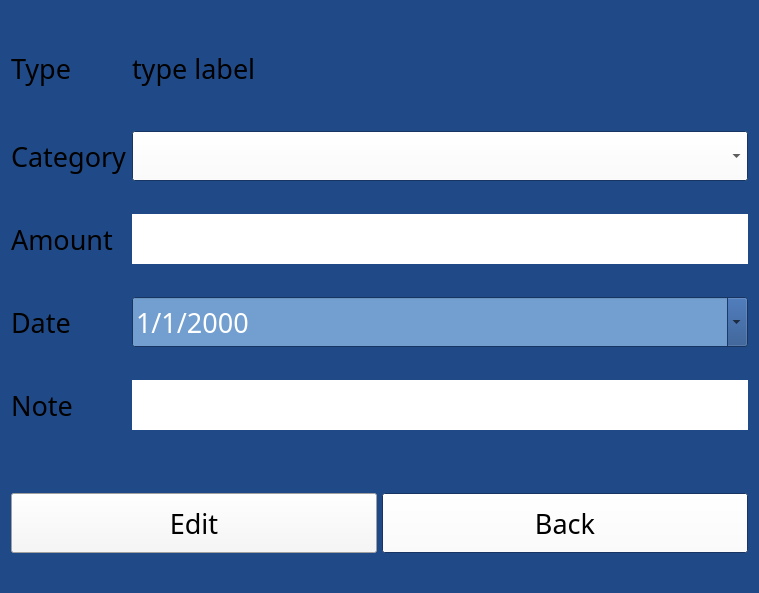
<?xml version="1.0" encoding="UTF-8"?>
<ui version="4.0">
 <class>Dialog</class>
 <widget class="QDialog" name="Dialog">
  <property name="geometry">
   <rect>
    <x>0</x>
    <y>0</y>
    <width>759</width>
    <height>593</height>
   </rect>
  </property>
  <property name="palette">
   <palette>
    <active>
     <colorrole role="WindowText">
      <brush brushstyle="SolidPattern">
       <color alpha="255">
        <red>0</red>
        <green>0</green>
        <blue>0</blue>
       </color>
      </brush>
     </colorrole>
     <colorrole role="Button">
      <brush brushstyle="SolidPattern">
       <color alpha="255">
        <red>255</red>
        <green>255</green>
        <blue>255</blue>
       </color>
      </brush>
     </colorrole>
     <colorrole role="Midlight">
      <brush brushstyle="SolidPattern">
       <color alpha="255">
        <red>255</red>
        <green>255</green>
        <blue>255</blue>
       </color>
      </brush>
     </colorrole>
     <colorrole role="Dark">
      <brush brushstyle="SolidPattern">
       <color alpha="255">
        <red>255</red>
        <green>255</green>
        <blue>255</blue>
       </color>
      </brush>
     </colorrole>
     <colorrole role="Mid">
      <brush brushstyle="SolidPattern">
       <color alpha="255">
        <red>255</red>
        <green>255</green>
        <blue>255</blue>
       </color>
      </brush>
     </colorrole>
     <colorrole role="Text">
      <brush brushstyle="SolidPattern">
       <color alpha="255">
        <red>255</red>
        <green>255</green>
        <blue>255</blue>
       </color>
      </brush>
     </colorrole>
     <colorrole role="ButtonText">
      <brush brushstyle="SolidPattern">
       <color alpha="255">
        <red>0</red>
        <green>0</green>
        <blue>0</blue>
       </color>
      </brush>
     </colorrole>
     <colorrole role="Base">
      <brush brushstyle="SolidPattern">
       <color alpha="255">
        <red>114</red>
        <green>159</green>
        <blue>207</blue>
       </color>
      </brush>
     </colorrole>
     <colorrole role="Window">
      <brush brushstyle="SolidPattern">
       <color alpha="255">
        <red>32</red>
        <green>74</green>
        <blue>135</blue>
       </color>
      </brush>
     </colorrole>
     <colorrole role="Shadow">
      <brush brushstyle="SolidPattern">
       <color alpha="255">
        <red>255</red>
        <green>255</green>
        <blue>255</blue>
       </color>
      </brush>
     </colorrole>
     <colorrole role="Highlight">
      <brush brushstyle="SolidPattern">
       <color alpha="255">
        <red>255</red>
        <green>255</green>
        <blue>255</blue>
       </color>
      </brush>
     </colorrole>
     <colorrole role="Link">
      <brush brushstyle="SolidPattern">
       <color alpha="255">
        <red>255</red>
        <green>255</green>
        <blue>255</blue>
       </color>
      </brush>
     </colorrole>
     <colorrole role="LinkVisited">
      <brush brushstyle="SolidPattern">
       <color alpha="255">
        <red>255</red>
        <green>255</green>
        <blue>255</blue>
       </color>
      </brush>
     </colorrole>
     <colorrole role="AlternateBase">
      <brush brushstyle="SolidPattern">
       <color alpha="255">
        <red>255</red>
        <green>255</green>
        <blue>255</blue>
       </color>
      </brush>
     </colorrole>
     <colorrole role="NoRole">
      <brush brushstyle="SolidPattern">
       <color alpha="255">
        <red>92</red>
        <green>53</green>
        <blue>102</blue>
       </color>
      </brush>
     </colorrole>
     <colorrole role="ToolTipBase">
      <brush brushstyle="SolidPattern">
       <color alpha="255">
        <red>193</red>
        <green>125</green>
        <blue>17</blue>
       </color>
      </brush>
     </colorrole>
    </active>
    <inactive>
     <colorrole role="WindowText">
      <brush brushstyle="SolidPattern">
       <color alpha="255">
        <red>0</red>
        <green>0</green>
        <blue>0</blue>
       </color>
      </brush>
     </colorrole>
     <colorrole role="Button">
      <brush brushstyle="SolidPattern">
       <color alpha="255">
        <red>255</red>
        <green>255</green>
        <blue>255</blue>
       </color>
      </brush>
     </colorrole>
     <colorrole role="Midlight">
      <brush brushstyle="SolidPattern">
       <color alpha="255">
        <red>255</red>
        <green>255</green>
        <blue>255</blue>
       </color>
      </brush>
     </colorrole>
     <colorrole role="Dark">
      <brush brushstyle="SolidPattern">
       <color alpha="255">
        <red>255</red>
        <green>255</green>
        <blue>255</blue>
       </color>
      </brush>
     </colorrole>
     <colorrole role="Mid">
      <brush brushstyle="SolidPattern">
       <color alpha="255">
        <red>255</red>
        <green>255</green>
        <blue>255</blue>
       </color>
      </brush>
     </colorrole>
     <colorrole role="Text">
      <brush brushstyle="SolidPattern">
       <color alpha="255">
        <red>255</red>
        <green>255</green>
        <blue>255</blue>
       </color>
      </brush>
     </colorrole>
     <colorrole role="ButtonText">
      <brush brushstyle="SolidPattern">
       <color alpha="255">
        <red>0</red>
        <green>0</green>
        <blue>0</blue>
       </color>
      </brush>
     </colorrole>
     <colorrole role="Base">
      <brush brushstyle="SolidPattern">
       <color alpha="255">
        <red>114</red>
        <green>159</green>
        <blue>207</blue>
       </color>
      </brush>
     </colorrole>
     <colorrole role="Window">
      <brush brushstyle="SolidPattern">
       <color alpha="255">
        <red>32</red>
        <green>74</green>
        <blue>135</blue>
       </color>
      </brush>
     </colorrole>
     <colorrole role="Shadow">
      <brush brushstyle="SolidPattern">
       <color alpha="255">
        <red>255</red>
        <green>255</green>
        <blue>255</blue>
       </color>
      </brush>
     </colorrole>
     <colorrole role="Highlight">
      <brush brushstyle="SolidPattern">
       <color alpha="255">
        <red>255</red>
        <green>255</green>
        <blue>255</blue>
       </color>
      </brush>
     </colorrole>
     <colorrole role="Link">
      <brush brushstyle="SolidPattern">
       <color alpha="255">
        <red>255</red>
        <green>255</green>
        <blue>255</blue>
       </color>
      </brush>
     </colorrole>
     <colorrole role="LinkVisited">
      <brush brushstyle="SolidPattern">
       <color alpha="255">
        <red>255</red>
        <green>255</green>
        <blue>255</blue>
       </color>
      </brush>
     </colorrole>
     <colorrole role="AlternateBase">
      <brush brushstyle="SolidPattern">
       <color alpha="255">
        <red>255</red>
        <green>255</green>
        <blue>255</blue>
       </color>
      </brush>
     </colorrole>
     <colorrole role="NoRole">
      <brush brushstyle="SolidPattern">
       <color alpha="255">
        <red>92</red>
        <green>53</green>
        <blue>102</blue>
       </color>
      </brush>
     </colorrole>
     <colorrole role="ToolTipBase">
      <brush brushstyle="SolidPattern">
       <color alpha="255">
        <red>193</red>
        <green>125</green>
        <blue>17</blue>
       </color>
      </brush>
     </colorrole>
    </inactive>
    <disabled>
     <colorrole role="WindowText">
      <brush brushstyle="SolidPattern">
       <color alpha="255">
        <red>255</red>
        <green>255</green>
        <blue>255</blue>
       </color>
      </brush>
     </colorrole>
     <colorrole role="Button">
      <brush brushstyle="SolidPattern">
       <color alpha="255">
        <red>255</red>
        <green>255</green>
        <blue>255</blue>
       </color>
      </brush>
     </colorrole>
     <colorrole role="Midlight">
      <brush brushstyle="SolidPattern">
       <color alpha="255">
        <red>255</red>
        <green>255</green>
        <blue>255</blue>
       </color>
      </brush>
     </colorrole>
     <colorrole role="Dark">
      <brush brushstyle="SolidPattern">
       <color alpha="255">
        <red>255</red>
        <green>255</green>
        <blue>255</blue>
       </color>
      </brush>
     </colorrole>
     <colorrole role="Mid">
      <brush brushstyle="SolidPattern">
       <color alpha="255">
        <red>255</red>
        <green>255</green>
        <blue>255</blue>
       </color>
      </brush>
     </colorrole>
     <colorrole role="Text">
      <brush brushstyle="SolidPattern">
       <color alpha="255">
        <red>255</red>
        <green>255</green>
        <blue>255</blue>
       </color>
      </brush>
     </colorrole>
     <colorrole role="ButtonText">
      <brush brushstyle="SolidPattern">
       <color alpha="255">
        <red>255</red>
        <green>255</green>
        <blue>255</blue>
       </color>
      </brush>
     </colorrole>
     <colorrole role="Base">
      <brush brushstyle="SolidPattern">
       <color alpha="255">
        <red>32</red>
        <green>74</green>
        <blue>135</blue>
       </color>
      </brush>
     </colorrole>
     <colorrole role="Window">
      <brush brushstyle="SolidPattern">
       <color alpha="255">
        <red>32</red>
        <green>74</green>
        <blue>135</blue>
       </color>
      </brush>
     </colorrole>
     <colorrole role="Shadow">
      <brush brushstyle="SolidPattern">
       <color alpha="255">
        <red>255</red>
        <green>255</green>
        <blue>255</blue>
       </color>
      </brush>
     </colorrole>
     <colorrole role="Highlight">
      <brush brushstyle="SolidPattern">
       <color alpha="255">
        <red>145</red>
        <green>141</green>
        <blue>126</blue>
       </color>
      </brush>
     </colorrole>
     <colorrole role="Link">
      <brush brushstyle="SolidPattern">
       <color alpha="255">
        <red>255</red>
        <green>255</green>
        <blue>255</blue>
       </color>
      </brush>
     </colorrole>
     <colorrole role="LinkVisited">
      <brush brushstyle="SolidPattern">
       <color alpha="255">
        <red>255</red>
        <green>255</green>
        <blue>255</blue>
       </color>
      </brush>
     </colorrole>
     <colorrole role="AlternateBase">
      <brush brushstyle="SolidPattern">
       <color alpha="255">
        <red>255</red>
        <green>255</green>
        <blue>255</blue>
       </color>
      </brush>
     </colorrole>
     <colorrole role="NoRole">
      <brush brushstyle="SolidPattern">
       <color alpha="255">
        <red>92</red>
        <green>53</green>
        <blue>102</blue>
       </color>
      </brush>
     </colorrole>
     <colorrole role="ToolTipBase">
      <brush brushstyle="SolidPattern">
       <color alpha="255">
        <red>193</red>
        <green>125</green>
        <blue>17</blue>
       </color>
      </brush>
     </colorrole>
    </disabled>
   </palette>
  </property>
  <property name="font">
   <font>
    <family>Century Gothic</family>
    <pointsize>20</pointsize>
   </font>
  </property>
  <property name="windowTitle">
   <string>Dialog</string>
  </property>
  <layout class="QHBoxLayout" name="horizontalLayout_2">
   <item>
    <layout class="QGridLayout" name="gridLayout">
     <item row="0" column="0">
      <widget class="QLabel" name="label">
       <property name="maximumSize">
        <size>
         <width>16777215</width>
         <height>60</height>
        </size>
       </property>
       <property name="text">
        <string>Type</string>
       </property>
      </widget>
     </item>
     <item row="0" column="1">
      <widget class="QLabel" name="type_label">
       <property name="text">
        <string>type label</string>
       </property>
      </widget>
     </item>
     <item row="1" column="0">
      <widget class="QLabel" name="label_2">
       <property name="text">
        <string>Category</string>
       </property>
      </widget>
     </item>
     <item row="1" column="1">
      <widget class="QComboBox" name="categories_combobox">
       <property name="maximumSize">
        <size>
         <width>16777215</width>
         <height>50</height>
        </size>
       </property>
       <property name="editable">
        <bool>false</bool>
       </property>
       <property name="minimumContentsLength">
        <number>0</number>
       </property>
      </widget>
     </item>
     <item row="2" column="0">
      <widget class="QLabel" name="label_3">
       <property name="text">
        <string>Amount</string>
       </property>
      </widget>
     </item>
     <item row="2" column="1">
      <widget class="QLineEdit" name="amountlineEdit">
       <property name="maximumSize">
        <size>
         <width>16777215</width>
         <height>50</height>
        </size>
       </property>
       <property name="palette">
        <palette>
         <active>
          <colorrole role="Text">
           <brush brushstyle="SolidPattern">
            <color alpha="255">
             <red>0</red>
             <green>0</green>
             <blue>0</blue>
            </color>
           </brush>
          </colorrole>
          <colorrole role="Base">
           <brush brushstyle="SolidPattern">
            <color alpha="255">
             <red>255</red>
             <green>255</green>
             <blue>255</blue>
            </color>
           </brush>
          </colorrole>
          <colorrole role="Highlight">
           <brush brushstyle="SolidPattern">
            <color alpha="255">
             <red>48</red>
             <green>140</green>
             <blue>198</blue>
            </color>
           </brush>
          </colorrole>
          <colorrole role="HighlightedText">
           <brush brushstyle="SolidPattern">
            <color alpha="255">
             <red>255</red>
             <green>255</green>
             <blue>255</blue>
            </color>
           </brush>
          </colorrole>
         </active>
         <inactive>
          <colorrole role="Text">
           <brush brushstyle="SolidPattern">
            <color alpha="255">
             <red>0</red>
             <green>0</green>
             <blue>0</blue>
            </color>
           </brush>
          </colorrole>
          <colorrole role="Base">
           <brush brushstyle="SolidPattern">
            <color alpha="255">
             <red>255</red>
             <green>255</green>
             <blue>255</blue>
            </color>
           </brush>
          </colorrole>
          <colorrole role="Highlight">
           <brush brushstyle="SolidPattern">
            <color alpha="255">
             <red>48</red>
             <green>140</green>
             <blue>198</blue>
            </color>
           </brush>
          </colorrole>
          <colorrole role="HighlightedText">
           <brush brushstyle="SolidPattern">
            <color alpha="255">
             <red>255</red>
             <green>255</green>
             <blue>255</blue>
            </color>
           </brush>
          </colorrole>
         </inactive>
         <disabled>
          <colorrole role="Text">
           <brush brushstyle="SolidPattern">
            <color alpha="255">
             <red>255</red>
             <green>255</green>
             <blue>255</blue>
            </color>
           </brush>
          </colorrole>
          <colorrole role="Base">
           <brush brushstyle="SolidPattern">
            <color alpha="255">
             <red>32</red>
             <green>74</green>
             <blue>135</blue>
            </color>
           </brush>
          </colorrole>
          <colorrole role="Highlight">
           <brush brushstyle="SolidPattern">
            <color alpha="255">
             <red>145</red>
             <green>141</green>
             <blue>126</blue>
            </color>
           </brush>
          </colorrole>
          <colorrole role="HighlightedText">
           <brush brushstyle="SolidPattern">
            <color alpha="255">
             <red>255</red>
             <green>255</green>
             <blue>255</blue>
            </color>
           </brush>
          </colorrole>
         </disabled>
        </palette>
       </property>
       <property name="maxLength">
        <number>9</number>
       </property>
       <property name="frame">
        <bool>false</bool>
       </property>
       <property name="alignment">
        <set>Qt::AlignLeading|Qt::AlignLeft|Qt::AlignVCenter</set>
       </property>
      </widget>
     </item>
     <item row="3" column="0">
      <widget class="QLabel" name="label_4">
       <property name="text">
        <string>Date</string>
       </property>
      </widget>
     </item>
     <item row="3" column="1">
      <widget class="QDateEdit" name="dateEdit">
       <property name="maximumSize">
        <size>
         <width>16777215</width>
         <height>50</height>
        </size>
       </property>
       <property name="palette">
        <palette>
         <active>
          <colorrole role="Button">
           <brush brushstyle="SolidPattern">
            <color alpha="255">
             <red>32</red>
             <green>74</green>
             <blue>135</blue>
            </color>
           </brush>
          </colorrole>
          <colorrole role="Text">
           <brush brushstyle="SolidPattern">
            <color alpha="255">
             <red>255</red>
             <green>255</green>
             <blue>255</blue>
            </color>
           </brush>
          </colorrole>
          <colorrole role="HighlightedText">
           <brush brushstyle="SolidPattern">
            <color alpha="255">
             <red>52</red>
             <green>101</green>
             <blue>164</blue>
            </color>
           </brush>
          </colorrole>
          <colorrole role="AlternateBase">
           <brush brushstyle="SolidPattern">
            <color alpha="255">
             <red>138</red>
             <green>226</green>
             <blue>52</blue>
            </color>
           </brush>
          </colorrole>
         </active>
         <inactive>
          <colorrole role="Button">
           <brush brushstyle="SolidPattern">
            <color alpha="255">
             <red>32</red>
             <green>74</green>
             <blue>135</blue>
            </color>
           </brush>
          </colorrole>
          <colorrole role="Text">
           <brush brushstyle="SolidPattern">
            <color alpha="255">
             <red>255</red>
             <green>255</green>
             <blue>255</blue>
            </color>
           </brush>
          </colorrole>
          <colorrole role="HighlightedText">
           <brush brushstyle="SolidPattern">
            <color alpha="255">
             <red>52</red>
             <green>101</green>
             <blue>164</blue>
            </color>
           </brush>
          </colorrole>
          <colorrole role="AlternateBase">
           <brush brushstyle="SolidPattern">
            <color alpha="255">
             <red>138</red>
             <green>226</green>
             <blue>52</blue>
            </color>
           </brush>
          </colorrole>
         </inactive>
         <disabled>
          <colorrole role="Button">
           <brush brushstyle="SolidPattern">
            <color alpha="255">
             <red>32</red>
             <green>74</green>
             <blue>135</blue>
            </color>
           </brush>
          </colorrole>
          <colorrole role="Text">
           <brush brushstyle="SolidPattern">
            <color alpha="255">
             <red>255</red>
             <green>255</green>
             <blue>255</blue>
            </color>
           </brush>
          </colorrole>
          <colorrole role="HighlightedText">
           <brush brushstyle="SolidPattern">
            <color alpha="255">
             <red>52</red>
             <green>101</green>
             <blue>164</blue>
            </color>
           </brush>
          </colorrole>
          <colorrole role="AlternateBase">
           <brush brushstyle="SolidPattern">
            <color alpha="255">
             <red>138</red>
             <green>226</green>
             <blue>52</blue>
            </color>
           </brush>
          </colorrole>
         </disabled>
        </palette>
       </property>
       <property name="displayFormat">
        <string>d/M/yyyy</string>
       </property>
       <property name="calendarPopup">
        <bool>true</bool>
       </property>
      </widget>
     </item>
     <item row="4" column="0">
      <widget class="QLabel" name="label_5">
       <property name="text">
        <string>Note</string>
       </property>
      </widget>
     </item>
     <item row="4" column="1">
      <widget class="QLineEdit" name="noteLineEdit">
       <property name="maximumSize">
        <size>
         <width>16777215</width>
         <height>50</height>
        </size>
       </property>
       <property name="palette">
        <palette>
         <active>
          <colorrole role="Text">
           <brush brushstyle="SolidPattern">
            <color alpha="255">
             <red>0</red>
             <green>0</green>
             <blue>0</blue>
            </color>
           </brush>
          </colorrole>
          <colorrole role="Base">
           <brush brushstyle="SolidPattern">
            <color alpha="255">
             <red>255</red>
             <green>255</green>
             <blue>255</blue>
            </color>
           </brush>
          </colorrole>
          <colorrole role="Highlight">
           <brush brushstyle="SolidPattern">
            <color alpha="255">
             <red>48</red>
             <green>140</green>
             <blue>198</blue>
            </color>
           </brush>
          </colorrole>
          <colorrole role="HighlightedText">
           <brush brushstyle="SolidPattern">
            <color alpha="255">
             <red>255</red>
             <green>255</green>
             <blue>255</blue>
            </color>
           </brush>
          </colorrole>
         </active>
         <inactive>
          <colorrole role="Text">
           <brush brushstyle="SolidPattern">
            <color alpha="255">
             <red>0</red>
             <green>0</green>
             <blue>0</blue>
            </color>
           </brush>
          </colorrole>
          <colorrole role="Base">
           <brush brushstyle="SolidPattern">
            <color alpha="255">
             <red>255</red>
             <green>255</green>
             <blue>255</blue>
            </color>
           </brush>
          </colorrole>
          <colorrole role="Highlight">
           <brush brushstyle="SolidPattern">
            <color alpha="255">
             <red>48</red>
             <green>140</green>
             <blue>198</blue>
            </color>
           </brush>
          </colorrole>
          <colorrole role="HighlightedText">
           <brush brushstyle="SolidPattern">
            <color alpha="255">
             <red>255</red>
             <green>255</green>
             <blue>255</blue>
            </color>
           </brush>
          </colorrole>
         </inactive>
         <disabled>
          <colorrole role="Text">
           <brush brushstyle="SolidPattern">
            <color alpha="255">
             <red>255</red>
             <green>255</green>
             <blue>255</blue>
            </color>
           </brush>
          </colorrole>
          <colorrole role="Base">
           <brush brushstyle="SolidPattern">
            <color alpha="255">
             <red>32</red>
             <green>74</green>
             <blue>135</blue>
            </color>
           </brush>
          </colorrole>
          <colorrole role="Highlight">
           <brush brushstyle="SolidPattern">
            <color alpha="255">
             <red>145</red>
             <green>141</green>
             <blue>126</blue>
            </color>
           </brush>
          </colorrole>
          <colorrole role="HighlightedText">
           <brush brushstyle="SolidPattern">
            <color alpha="255">
             <red>255</red>
             <green>255</green>
             <blue>255</blue>
            </color>
           </brush>
          </colorrole>
         </disabled>
        </palette>
       </property>
       <property name="maxLength">
        <number>50</number>
       </property>
       <property name="frame">
        <bool>false</bool>
       </property>
       <property name="alignment">
        <set>Qt::AlignLeading|Qt::AlignLeft|Qt::AlignVCenter</set>
       </property>
      </widget>
     </item>
     <item row="6" column="0" colspan="2">
      <layout class="QHBoxLayout" name="horizontalLayout">
       <property name="spacing">
        <number>5</number>
       </property>
       <property name="sizeConstraint">
        <enum>QLayout::SetDefaultConstraint</enum>
       </property>
       <item>
        <widget class="QPushButton" name="back_pushButton_2">
         <property name="sizePolicy">
          <sizepolicy hsizetype="Minimum" vsizetype="Preferred">
           <horstretch>0</horstretch>
           <verstretch>0</verstretch>
          </sizepolicy>
         </property>
         <property name="minimumSize">
          <size>
           <width>0</width>
           <height>50</height>
          </size>
         </property>
         <property name="maximumSize">
          <size>
           <width>16777215</width>
           <height>60</height>
          </size>
         </property>
         <property name="text">
          <string>Edit</string>
         </property>
        </widget>
       </item>
       <item>
        <widget class="QPushButton" name="back_pushButton">
         <property name="sizePolicy">
          <sizepolicy hsizetype="Minimum" vsizetype="Preferred">
           <horstretch>0</horstretch>
           <verstretch>0</verstretch>
          </sizepolicy>
         </property>
         <property name="minimumSize">
          <size>
           <width>0</width>
           <height>50</height>
          </size>
         </property>
         <property name="maximumSize">
          <size>
           <width>16777215</width>
           <height>60</height>
          </size>
         </property>
         <property name="text">
          <string>Back</string>
         </property>
        </widget>
       </item>
      </layout>
     </item>
     <item row="5" column="0">
      <spacer name="verticalSpacer">
       <property name="orientation">
        <enum>Qt::Vertical</enum>
       </property>
       <property name="sizeType">
        <enum>QSizePolicy::Fixed</enum>
       </property>
       <property name="sizeHint" stdset="0">
        <size>
         <width>20</width>
         <height>30</height>
        </size>
       </property>
      </spacer>
     </item>
    </layout>
   </item>
  </layout>
 </widget>
 <resources/>
 <connections/>
</ui>
